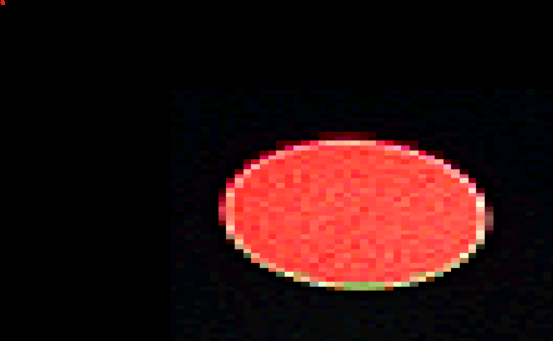
#> input picture Debug img/Namiko - red dot.png, 553 x 341 px
$ python -i readImage.py   (imports and definitions only)
#> lines starting #> are read from the running program, lines starting #| are printed output that depends on the picture
#> further down, picture is the input picture: shape (341, 553, 3); mean B, G, R 15.2, 16, 44
import serial
import struct
import threading
import time

import numpy as np
import cv2

# ---------------------------------------------------------------------
# Config port série
# ---------------------------------------------------------------------
PORT = "COM10"   # à adapter
BAUD = 115200   # ignoré par l’USB CDC mais requis par pyserial

MAGIC_START = b"OVF0"

ENABLE_SHARPEN = True
ENABLE_SATURATION_BOOST = True
SATURATION_FACTOR = 1.3
SHARPEN_AMOUNT = 1.5

# Taille initiale de la fenêtre
INITIAL_WIN_W = 800
INITIAL_WIN_H = 600

# ---------------------------------------------------------------------
# Utilitaires
# ---------------------------------------------------------------------
# [44 lines left out: functions read_exact, sync_magic, rgb565_to_bgr, not called in this run]


def enhance_image(frame_bgr):
    """Sharpen + boost de saturation pour un rendu plus sympa."""
    img = frame_bgr

    if ENABLE_SHARPEN:
        blur = cv2.GaussianBlur(img, (0, 0), 1.0)
        img = cv2.addWeighted(img, SHARPEN_AMOUNT, blur,
                              -(SHARPEN_AMOUNT - 1.0), 0)

    if ENABLE_SATURATION_BOOST:
        hsv = cv2.cvtColor(img, cv2.COLOR_BGR2HSV)
#> hsv: shape (341, 553, 3); mean H, S, V 33, 92.2, 45.7
        h, s, v = cv2.split(hsv)
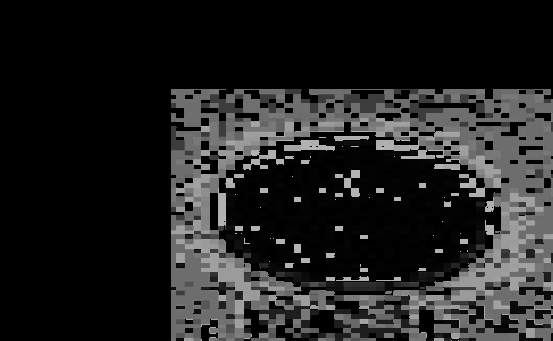
#> h: shape (341, 553); min 0, max 179, mean 33
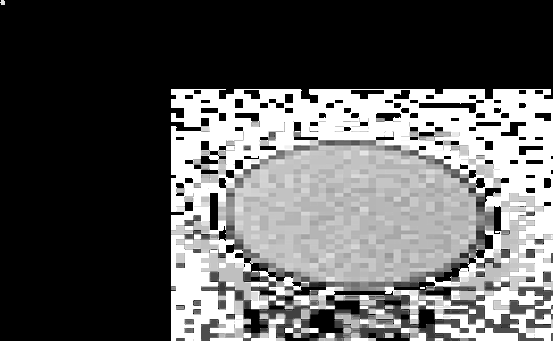
#> s: shape (341, 553); min 0, max 255, mean 92.2
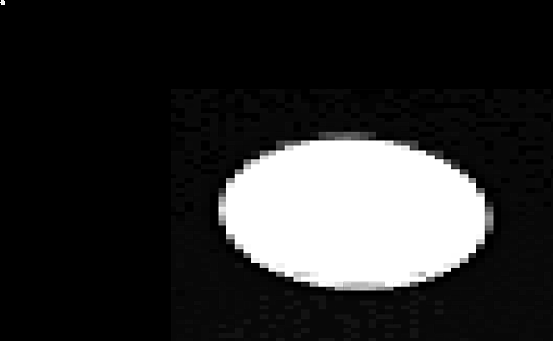
#> v: shape (341, 553); min 0, max 255, mean 45.7
        s = np.clip(s.astype(np.float32) * SATURATION_FACTOR,
                    0, 255).astype(np.uint8)
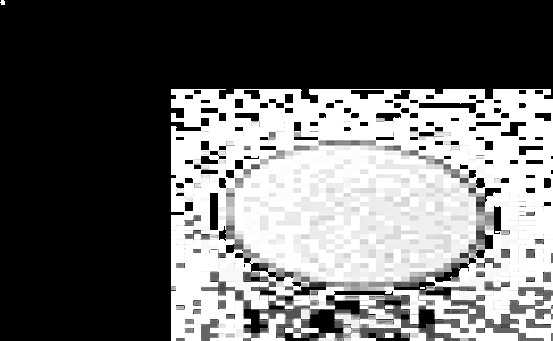
#> s: shape (341, 553); min 0, max 255, mean 104.7
        hsv = cv2.merge((h, s, v))
#> hsv: shape (341, 553, 3); mean H, S, V 33, 104.7, 45.7
        img = cv2.cvtColor(hsv, cv2.COLOR_HSV2BGR)
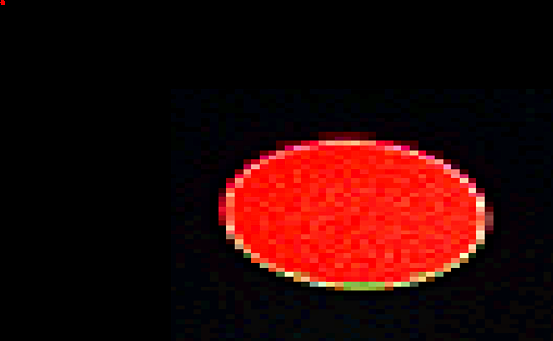
#> img: shape (341, 553, 3); mean B, G, R 6.6, 7.9, 43.9

    return img


# ---------------------------------------------------------------------
# Thread de capture : lit en continu, stocke la dernière frame
# ---------------------------------------------------------------------
class CaptureThread(threading.Thread):
    # [12 lines left out: function __init__, not called in this run]

    def stop(self):
        self.running = False

    # [155 lines left out: functions get_latest_frame, run, main, not called in this run]


# [2 lines not run here, left out]

>>> import cv2
>>> picture = cv2.imread('../Debug img/Namiko - red dot.png')
>>> result = enhance_image(picture)
